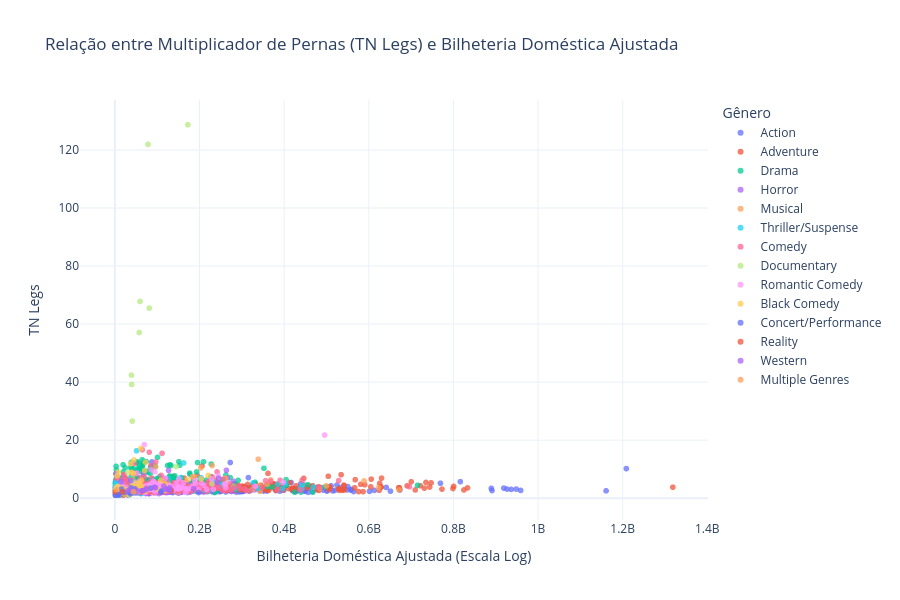

The notebook cell saved with this chart:
### Code cell
fig = px.scatter(
    df,
    y='tn_legs',          # Eixo X: Multiplicador de "pernas" (sustentabilidade do filme)
    x='domestic_bo',      # Eixo Y: Bilheteria doméstica ajustada pela inflação
    hover_name='nome',    # Exibe o nome do filme ao passar o mouse
    hover_data=['year', 'rating', 'estreia_bilheteria'], # Dados extras no tooltip
    color='genre',        # Opcional: Colorir os pontos por gênero (se a coluna existir)
    title='Relação entre Multiplicador de Pernas (TN Legs) e Bilheteria Doméstica Ajustada',
    labels={
        'tn_legs': 'TN Legs (Multiplicador)',
        'domestic_bo': 'Bilheteria Doméstica Ajustada ($)',
        'genre': 'Gênero'
    },
    opacity=0.75
)

# 3. Ajustes visuais (Opcional, mas altamente recomendado para bilheterias)
fig.update_layout(
    yaxis_title='TN Legs',
    xaxis_title='Bilheteria Doméstica Ajustada (Escala Log)',
    #yaxis_type='log',     # Transforma o eixo Y em escala logarítmica para melhor visualização
    width=900,
    height=600,
    template='plotly_white'
)

# Exibe o gráfico interativo
fig.show()

### Figure 1 — Plotly figure (JSON) as saved in the notebook; plotly's stock layout.template omitted (floating-point values rounded to 4 significant figures; data arrays with more than 128 entries replaced by an {"elided": "..."} marker saying what was removed)
{"data": [{"customdata": {"elided": "462x3 mixed values"}, "hovertemplate": "<b>%{hovertext}</b><br><br>Gênero=Action<br>Bilheteria Doméstica Ajustada ($)=%{x}<br>TN Legs (Multiplicador)=%{y}<br>year=%{customdata[0]}<br>rating=%{customdata[1]}<br>estreia_bilheteria=%{customdata[2]}<extra></extra>", "hovertext": {"elided": "462 str values"}, "legendgroup": "Action", "marker": {"color": "#636efa", "opacity": 0.75, "symbol": "circle"}, "mode": "markers", "name": "Action", "showlegend": true, "type": "scattergl", "x": {"elided": "462 float values"}, "xaxis": "x", "y": {"elided": "462 float values"}, "yaxis": "y"}, {"customdata": {"elided": "457x3 mixed values"}, "hovertemplate": "<b>%{hovertext}</b><br><br>Gênero=Adventure<br>Bilheteria Doméstica Ajustada ($)=%{x}<br>TN Legs (Multiplicador)=%{y}<br>year=%{customdata[0]}<br>rating=%{customdata[1]}<br>estreia_bilheteria=%{customdata[2]}<extra></extra>", "hovertext": {"elided": "457 str values"}, "legendgroup": "Adventure", "marker": {"color": "#EF553B", "opacity": 0.75, "symbol": "circle"}, "mode": "markers", "name": "Adventure", "showlegend": true, "type": "scattergl", "x": {"elided": "457 float values"}, "xaxis": "x", "y": {"elided": "457 float values"}, "yaxis": "y"}, {"customdata": {"elided": "458x3 mixed values"}, "hovertemplate": "<b>%{hovertext}</b><br><br>Gênero=Drama<br>Bilheteria Doméstica Ajustada ($)=%{x}<br>TN Legs (Multiplicador)=%{y}<br>year=%{customdata[0]}<br>rating=%{customdata[1]}<br>estreia_bilheteria=%{customdata[2]}<extra></extra>", "hovertext": {"elided": "458 str values"}, "legendgroup": "Drama", "marker": {"color": "#00cc96", "opacity": 0.75, "symbol": "circle"}, "mode": "markers", "name": "Drama", "showlegend": true, "type": "scattergl", "x": {"elided": "458 float values"}, "xaxis": "x", "y": {"elided": "458 float values"}, "yaxis": "y"}, {"customdata": {"elided": "293x3 mixed values"}, "hovertemplate": "<b>%{hovertext}</b><br><br>Gênero=Horror<br>Bilheteria Doméstica Ajustada ($)=%{x}<br>TN Legs (Multiplicador)=%{y}<br>year=%{customdata[0]}<br>rating=%{customdata[1]}<br>estreia_bilheteria=%{customdata[2]}<extra></extra>", "hovertext": {"elided": "293 str values"}, "legendgroup": "Horror", "marker": {"color": "#ab63fa", "opacity": 0.75, "symbol": "circle"}, "mode": "markers", "name": "Horror", "showlegend": true, "type": "scattergl", "x": {"elided": "293 float values"}, "xaxis": "x", "y": {"elided": "293 float values"}, "yaxis": "y"}, {"customdata": {"elided": "52x3 mixed values"}, "hovertemplate": "<b>%{hovertext}</b><br><br>Gênero=Musical<br>Bilheteria Doméstica Ajustada ($)=%{x}<br>TN Legs (Multiplicador)=%{y}<br>year=%{customdata[0]}<br>rating=%{customdata[1]}<br>estreia_bilheteria=%{customdata[2]}<extra></extra>", "hovertext": ["Moana (2026)", "Drummer Boy (2026)", "Wicked: For Good (2025)", "Disney’s Snow White (2025)", "David (2025)", "Gabby’s Dollhouse: The Movie (2025)", "KPop Demon Hunters (2025)", "Wicked (2024)", "Moana 2 (2024)", "Mufasa: The Lion King (2024)", "Mean Girls (2024)", "The Little Mermaid (2023)", "Wonka (2023)", "The Color Purple (2023)", "Lyle, Lyle, Crocodile (2022)", "Sing 2 (2021)", "West Side Story (2021)", "In the Heights (2021)", "Dear Evan Hansen (2021)", "Hamilton (2020)", "The Forgotten Carols (2020)", "Frozen II (2019)", "Cats (2019)", "Mary Poppins Returns (2018)", "Mamma Mia: Here We Go Again! (2018)", "Beauty and the Beast (2017)", "Coco (2017)", "The Greatest Showman (2017)", "Sing (2016)", "Moana (2016)", "La La Land (2016)", "Into the Woods (2014)", "Annie (2014)", "Frozen (2013)", "Les Misérables (2012)", "Rock of Ages (2012)", "Joyful Noise (2012)", "Happy Feet Two (2011)", "Burlesque (2010)", "Mamma Mia! (2008)", "High School Musical 3: Senior Year (2008)", "Enchanted (2007)", "Hairspray (2007)", "Sweeney Todd: The Demon Barber of Fleet Street (2007)", "Across the Universe (2007)", "Happy Feet (2006)", "Dreamgirls (2006)", "Rent (2005)", "The Phantom of the Opera (2004)", "Chicago (2002)", "Eight Crazy Nights (2002)", "Moulin Rouge! (2001)"], "legendgroup": "Musical", "marker": {"color": "#FFA15A", "opacity": 0.75, "symbol": "circle"}, "mode": "markers", "name": "Musical", "showlegend": true, "type": "scattergl", "x": [126200000.0, 9313000.0, 342900000.0, 87200000.0, 80380000.0, 32010000.0, 24300000.0, 499900000.0, 483600000.0, 261900000.0, 76750000.0, 326000000.0, 235900000.0, 65680000.0, 53250000.0, 188000000.0, 44900000.0, 35250000.0, 17640000.0, 16950000.0, 654200.0, 623200000.0, 35450000.0, 225300000.0, 158400000.0, 672000000.0, 280000000.0, 229900000.0, 368000000.0, 341900000.0, 203000000.0, 184500000.0, 124500000.0, 588800000.0, 221700000.0, 57870000.0, 46480000.0, 96520000.0, 59770000.0, 227000000.0, 150800000.0, 220900000.0, 206600000.0, 90340000.0, 42320000.0, 359600000.0, 182900000.0, 54250000.0, 96400000.0, 338700000.0, 48580000.0, 121200000.0], "xaxis": "x", "y": [2.93, 1.0, 2.33, 2.07, 3.65, 2.34, 1.27, 4.22, 3.29, 6.92, 2.53, 3.12, 5.6, 5.16, 4.11, 7.29, 3.64, 2.61, 2.02, 1.68, 4.79, 3.66, 4.1, 6.06, 3.45, 2.88, 4.14, 11.23, 6.3, 4.39, 10.4, 4.12, 5.21, 5.95, 5.47, 2.67, 2.76, 3.01, 3.3, 5.22, 2.15, 3.71, 4.33, 5.69, 6.36, 4.77, 7.33, 2.9, 10.79, 13.43, 2.5, 4.18], "yaxis": "y"}, {"customdata": {"elided": "283x3 mixed values"}, "hovertemplate": "<b>%{hovertext}</b><br><br>Gênero=Thriller/Suspense<br>Bilheteria Doméstica Ajustada ($)=%{x}<br>TN Legs (Multiplicador)=%{y}<br>year=%{customdata[0]}<br>rating=%{customdata[1]}<br>estreia_bilheteria=%{customdata[2]}<extra></extra>", "hovertext": {"elided": "283 str values"}, "legendgroup": "Thriller/Suspense", "marker": {"color": "#19d3f3", "opacity": 0.75, "symbol": "circle"}, "mode": "markers", "name": "Thriller/Suspense", "showlegend": true, "type": "scattergl", "x": {"elided": "283 float values"}, "xaxis": "x", "y": {"elided": "283 float values"}, "yaxis": "y"}, {"customdata": {"elided": "436x3 mixed values"}, "hovertemplate": "<b>%{hovertext}</b><br><br>Gênero=Comedy<br>Bilheteria Doméstica Ajustada ($)=%{x}<br>TN Legs (Multiplicador)=%{y}<br>year=%{customdata[0]}<br>rating=%{customdata[1]}<br>estreia_bilheteria=%{customdata[2]}<extra></extra>", "hovertext": {"elided": "436 str values"}, "legendgroup": "Comedy", "marker": {"color": "#FF6692", "opacity": 0.75, "symbol": "circle"}, "mode": "markers", "name": "Comedy", "showlegend": true, "type": "scattergl", "x": {"elided": "436 float values"}, "xaxis": "x", "y": {"elided": "436 float values"}, "yaxis": "y"}, {"customdata": [[2026, "R", 15601418], [2026, "PG", 7161605], [2026, "PG-13", 3215438], [2025, "Not", 34062774], [2025, "PG-13", 2578510], [2024, "PG-13", 4805000.0], [2024, "PG", 4073000.0], [2023, "PG-13", 5223000.0], [2022, "PG-13", 1397000.0], [2021, "R", 2339000.0], [2021, "PG-13", 761600.0], [2020, null, 1302827], [2020, "R", 49280.0], [2018, "PG-13", 624200.0], [2012, "PG", 47490.0], [2012, "G", 16040000.0], [2011, "G", 921100.0], [2010, "G", 608400.0], [2009, "PG", 37050000.0], [2009, "G", 1004000.0], [2009, "G", 14070000.0], [2007, "PG-13", 119900.0], [2007, "Not", 1009000.0], [2006, "G", 1215000.0], [2005, "G", 256500.0], [2005, "Not", 874853], [2004, "R", 46070000.0], [2002, "Not", 812900.0], [2000, "Not", null], [2000, "Not", 1269000.0]], "hovertemplate": "<b>%{hovertext}</b><br><br>Gênero=Documentary<br>Bilheteria Doméstica Ajustada ($)=%{x}<br>TN Legs (Multiplicador)=%{y}<br>year=%{customdata[0]}<br>rating=%{customdata[1]}<br>estreia_bilheteria=%{customdata[2]}<extra></extra>", "hovertext": ["You Can See Everything (2026)", "Melania (2026)", "EPiC: Elvis Presley in Concert (2026)", "Taylor Swift | The Official Release Party of a Showgirl (2025)", "Becoming Led Zeppelin (2025)", "Am I Racist? (2024)", "Piece by Piece (2024)", "After Death (2023)", "Moonage Daydream (2022)", "Roadrunner: A Film About Anthony Bourdain (2021)", "Summer of Soul (…Or, When the Revolution Could Not Be Televised) (2021)", "Break the Silence: The Movie (브레이크 더 사일런스: 더 무비) (2020)", "Once Were Brothers: Robbie Robertson and The Band (2020)", "Won’t You Be My Neighbor? (2018)", "2016: Obama’s America (2012)", "Chimpanzee (2012)", "Born to be Wild 3D (2011)", "Hubble 3D (2010)", "Michael Jackson’s This Is It (2009)", "Under the Sea 3D (2009)", "Earth (2009)", "Sicko (2007)", "Sea Monsters: A Prehistoric Adventure (2007)", "Deep Sea 3D (2006)", "La Marche de L’empereur (2005)", "Magnificent Desolation (2005)", "Fahrenheit 9/11 (2004)", "Space Station (2002)", "Dolphins (2000)", "Michael Jordan to the MAX (2000)"], "legendgroup": "Documentary", "marker": {"color": "#B6E880", "opacity": 0.75, "symbol": "circle"}, "mode": "markers", "name": "Documentary", "showlegend": true, "type": "scattergl", "x": [79800000.0, 16360000.0, 13570000.0, 34060000.0, 10400000.0, 13020000.0, 10320000.0, 11870000.0, 4846000.0, 6297000.0, 2729000.0, 1303000.0, 585700.0, 29980000.0, 50110000.0, 43520000.0, 39060000.0, 78160000.0, 115000000.0, 57310000.0, 51050000.0, 42660000.0, 39560000.0, 81020000.0, 144500000.0, 59320000.0, 229400000.0, 172400000.0, 113300000.0, 40910000.0], "xaxis": "x", "y": [4.26, 2.28, 3.87, 1.0, 4.03, 2.71, 2.53, 2.27, 3.47, 2.69, 3.58, 1.0, 2.65, 8.88, 5.12, 2.71, 42.4, 122.0, 3.1, 57.1, 3.63, 5.45, 39.2, 65.51, 10.88, 67.81, 4.98, 128.7, NaN, 26.56], "yaxis": "y"}, {"customdata": {"elided": "133x3 mixed values"}, "hovertemplate": "<b>%{hovertext}</b><br><br>Gênero=Romantic Comedy<br>Bilheteria Doméstica Ajustada ($)=%{x}<br>TN Legs (Multiplicador)=%{y}<br>year=%{customdata[0]}<br>rating=%{customdata[1]}<br>estreia_bilheteria=%{customdata[2]}<extra></extra>", "hovertext": {"elided": "133 str values"}, "legendgroup": "Romantic Comedy", "marker": {"color": "#FF97FF", "opacity": 0.75, "symbol": "circle"}, "mode": "markers", "name": "Romantic Comedy", "showlegend": true, "type": "scattergl", "x": {"elided": "133 float values"}, "xaxis": "x", "y": {"elided": "133 float values"}, "yaxis": "y"}, {"customdata": {"elided": "51x3 mixed values"}, "hovertemplate": "<b>%{hovertext}</b><br><br>Gênero=Black Comedy<br>Bilheteria Doméstica Ajustada ($)=%{x}<br>TN Legs (Multiplicador)=%{y}<br>year=%{customdata[0]}<br>rating=%{customdata[1]}<br>estreia_bilheteria=%{customdata[2]}<extra></extra>", "hovertext": ["Ready or Not 2: Here I Come (2025)", "Digger (2026)", "How to Make a Killing (2026)", "Mickey 17 (2025)", "The Monkey (2025)", "Roofman (2025)", "Companion (2025)", "The Phoenician Scheme (2025)", "Bugonia (2025)", "Friendship (2025)", "The Roses (2025)", "Death of a Unicorn (2025)", "Cocaine Bear (2023)", "Poor Things (2023)", "The Menu (2022)", "Triangle of Sadness (2022)", "Vengeance (2022)", "Zola (2021)", "Promising Young Woman (2020)", "Parasite (기생충) (2019)", "Jojo Rabbit (2019)", "Ready or Not (2019)", "BlacKkKlansman (2018)", "Vice (2018)", "The Favourite (2018)", "Three Billboards Outside Ebbing, Missouri (2017)", "I, Tonya (2017)", "Rough Night (2017)", "War Dogs (2016)", "The Nice Guys (2016)", "Horrible Bosses 2 (2014)", "Birdman or (The Unexpected Virtue of Ignorance) (2014)", "American Hustle (2013)", "The Wolf of Wall Street (2013)", "August: Osage County (2013)", "The Family (2013)", "Dark Shadows (2012)", "30 Minutes or Less (2011)", "50/50 (2011)", "The Sitter (2011)", "Kick-Ass (2010)", "Death at a Funeral (2010)", "The Men Who Stare at Goats (2009)", "Burn After Reading (2008)", "Fun with Dick & Jane (2005)", "The Stepford Wives (2004)", "The Ladykillers (2004)", "Bad Santa (2003)", "The Royal Tenenbaums (2001)", "Snatch (2000)", "Nurse Betty (2000)"], "legendgroup": "Black Comedy", "marker": {"color": "#FECB52", "opacity": 0.75, "symbol": "circle"}, "mode": "markers", "name": "Black Comedy", "showlegend": true, "type": "scattergl", "x": [22990000.0, 18180000.0, 7852000.0, 46140000.0, 39720000.0, 22740000.0, 20870000.0, 19560000.0, 17690000.0, 16230000.0, 15300000.0, 12520000.0, 70700000.0, 36880000.0, 41240000.0, 5213000.0, 4919000.0, 5697000.0, 7751000.0, 70090000.0, 43540000.0, 37490000.0, 61170000.0, 62600000.0, 44990000.0, 72060000.0, 39450000.0, 29470000.0, 59500000.0, 50140000.0, 79580000.0, 61170000.0, 220200000.0, 171500000.0, 55250000.0, 54310000.0, 119800000.0, 55880000.0, 49940000.0, 46040000.0, 72870000.0, 64790000.0, 51680000.0, 100500000.0, 204000000.0, 114500000.0, 76440000.0, 118600000.0, 108400000.0, 63600000.0, 55850000.0], "xaxis": "x", "y": [2.53, 2.27, 2.25, 2.43, 2.83, 2.8, 2.24, 3.12, 3.52, 3.12, 2.44, 2.16, 2.78, 11.87, 4.28, 7.67, 2.47, 4.04, 8.98, 9.48, 8.44, 3.58, 4.54, 6.16, 13.19, 12.38, 8.93, 2.76, 2.93, 3.24, 3.52, 17.13, 7.86, 6.35, 5.12, 2.63, 2.69, 2.78, 4.05, 3.1, 2.42, 2.64, 2.55, 3.16, 6.69, 2.78, 3.14, 4.89, 6.15, 3.76, 3.52], "yaxis": "y"}, {"customdata": [[2026, null, 10261123], [2026, "PG-13", 7011311], [2026, "Not", 5710133], [2023, "PG-13", 101900000.0], [2023, "Not", 23820000.0], [2022, null, 7768893], [2021, null, 4992000.0], [2020, "Not", 1498253], [2020, "Not", 1124348], [2016, "R", 16270000.0], [2013, "R", 14760000.0], [2013, "PG", 23270000.0], [2012, "PG", 10730000.0], [2011, "G", 44510000.0], [2008, "G", 51830000.0], [2000, "R", 24530000.0]], "hovertemplate": "<b>%{hovertext}</b><br><br>Gênero=Concert/Performance<br>Bilheteria Doméstica Ajustada ($)=%{x}<br>TN Legs (Multiplicador)=%{y}<br>year=%{customdata[0]}<br>rating=%{customdata[1]}<br>estreia_bilheteria=%{customdata[2]}<extra></extra>", "hovertext": ["Hadestown: The Musical (2026)", "Billie Eilish: Hit Me Hard and Soft—The Tour (2026)", "Stray Kids: The DominATE experience (2026)", "TAYLOR SWIFT | THE ERAS TOUR (2023)", "RENAISSANCE: A FILM BY BEYONCÉ (2023)", "BTS Permission to Dance on Stage Seoul — Live Viewing (2022)", "Christmas with the Chosen: The Messengers (2021)", "Met Opera — Agrippina (2020)", "Met Opera: Wozzeck (2020)", "Kevin Hart: What Now? (2016)", "Kevin Hart: Let Me Explain (2013)", "One Direction: This is Us (2013)", "Katy Perry: Part of Me (2012)", "Justin Bieber: Never Say Never (2011)", "Hannah Montana and Miley Cyrus: Best of Both Worlds Concert Tour (2008)", "The Original Kings of Comedy (2000)"], "legendgroup": "Concert/Performance", "marker": {"color": "#636efa", "opacity": 0.75, "symbol": "circle"}, "mode": "markers", "name": "Concert/Performance", "showlegend": true, "type": "scattergl", "x": [20730000.0, 9901000.0, 7233000.0, 197600000.0, 37030000.0, 7769000.0, 15740000.0, 1498000.0, 1124000.0, 32620000.0, 47430000.0, 42480000.0, 38050000.0, 110100000.0, 108700000.0, 84690000.0], "xaxis": "x", "y": [2.02, 1.41, 1.27, 1.94, 1.55, 1.0, 3.15, 1.0, 1.0, 2.0, 3.21, 1.83, 3.55, 2.47, 2.1, 3.45], "yaxis": "y"}, {"customdata": [[2026, "R", 8464977], [2022, "R", 26300000.0], [2020, "Not", 283900.0], [2006, "R", 52960000.0], [2002, "R", 46850000.0]], "hovertemplate": "<b>%{hovertext}</b><br><br>Gênero=Reality<br>Bilheteria Doméstica Ajustada ($)=%{x}<br>TN Legs (Multiplicador)=%{y}<br>year=%{customdata[0]}<br>rating=%{customdata[1]}<br>estreia_bilheteria=%{customdata[2]}<extra></extra>", "hovertext": ["Jackass: Best and Last (2026)", "jackass forever (2022)", "CatVideoFest 2020 (2020)", "Jackass: Number Two (2006)", "Jackass: The Movie (2002)"], "legendgroup": "Reality", "marker": {"color": "#EF553B", "opacity": 0.75, "symbol": "circle"}, "mode": "markers", "name": "Reality", "showlegend": true, "type": "scattergl", "x": [18270000.0, 65590000.0, 623800.0, 132900000.0, 132300000.0], "xaxis": "x", "y": [2.16, 2.49, 2.2, 2.51, 2.82], "yaxis": "y"}, {"customdata": [[2024, "R", 11690000.0], [2023, "R", 25410000.0], [2020, "PG-13", 2730000.0], [2017, "PG-13", 25540000.0], [2017, "R", 30000.0], [2016, "PG-13", 47980000.0], [2016, "R", 859100.0], [2015, "R", 6416000.0], [2014, "R", 24590000.0], [2013, "PG-13", 40640000.0], [2012, "R", 44710000.0], [2011, "PG", 57430000.0], [2010, "PG-13", 35500000.0], [2007, "R", 2092000.0], [2007, "R", 24400000.0], [2004, "PG-13", 36260000.0], [2004, "PG", 26730000.0], [2003, "PG-13", 38880000.0], [2003, "R", 27860000.0], [2003, "R", 21470000.0], [2000, "PG-13", 43600000.0]], "hovertemplate": "<b>%{hovertext}</b><br><br>Gênero=Western<br>Bilheteria Doméstica Ajustada ($)=%{x}<br>TN Legs (Multiplicador)=%{y}<br>year=%{customdata[0]}<br>rating=%{customdata[1]}<br>estreia_bilheteria=%{customdata[2]}<extra></extra>", "hovertext": ["Horizon: An American Saga Chapter 1 (2024)", "Killers of the Flower Moon (2023)", "News of the World (2020)", "The Dark Tower (2017)", "Hostiles (2017)", "The Magnificent Seven (2016)", "Hell or High Water (2016)", "The Hateful Eight (2015)", "A Million Ways to Die in The West (2014)", "The Lone Ranger (2013)", "Django Unchained (2012)", "Rango (2011)", "True Grit (2010)", "No Country for Old Men (2007)", "3:10 to Yuma (2007)", "Hidalgo (2004)", "Home on the Range (2004)", "Shanghai Knights (2003)", "Open Range (2003)", "The Missing (2003)", "Shanghai Noon (2000)"], "legendgroup": "Western", "marker": {"color": "#ab63fa", "opacity": 0.75, "symbol": "circle"}, "mode": "markers", "name": "Western", "showlegend": true, "type": "scattergl", "x": [30700000.0, 74350000.0, 15370000.0, 67600000.0, 39150000.0, 129200000.0, 37340000.0, 75310000.0, 62540000.0, 124200000.0, 241700000.0, 186200000.0, 244900000.0, 126700000.0, 93190000.0, 129600000.0, 96350000.0, 119900000.0, 115700000.0, 53300000.0, 126300000.0], "xaxis": "x", "y": [2.63, 2.93, 5.63, 2.65, 2.95, 2.69, 6.08, 3.45, 2.54, 3.06, 5.4, 3.24, 6.9, 9.55, 3.82, 3.57, 3.6, 3.08, 4.15, 2.48, 2.9], "yaxis": "y"}, {"customdata": [[2020, "Not", 1505000.0], [2007, "R", 20160000.0]], "hovertemplate": "<b>%{hovertext}</b><br><br>Gênero=Multiple Genres<br>Bilheteria Doméstica Ajustada ($)=%{x}<br>TN Legs (Multiplicador)=%{y}<br>year=%{customdata[0]}<br>rating=%{customdata[1]}<br>estreia_bilheteria=%{customdata[2]}<extra></extra>", "hovertext": ["2020 Oscar Shorts (2020)", "Grindhouse (2007)"], "legendgroup": "Multiple Genres", "marker": {"color": "#FFA15A", "opacity": 0.75, "symbol": "circle"}, "mode": "markers", "name": "Multiple Genres", "showlegend": true, "type": "scattergl", "x": [4306000.0, 43510000.0], "xaxis": "x", "y": [2.86, 2.16], "yaxis": "y"}], "layout": {"height": 600, "legend": {"title": {"text": "Gênero"}, "tracegroupgap": 0}, "title": {"text": "Relação entre Multiplicador de Pernas (TN Legs) e Bilheteria Doméstica Ajustada"}, "width": 900, "xaxis": {"anchor": "y", "domain": [0, 1], "title": {"text": "Bilheteria Doméstica Ajustada (Escala Log)"}}, "yaxis": {"anchor": "x", "domain": [0, 1], "title": {"text": "TN Legs"}}}}
